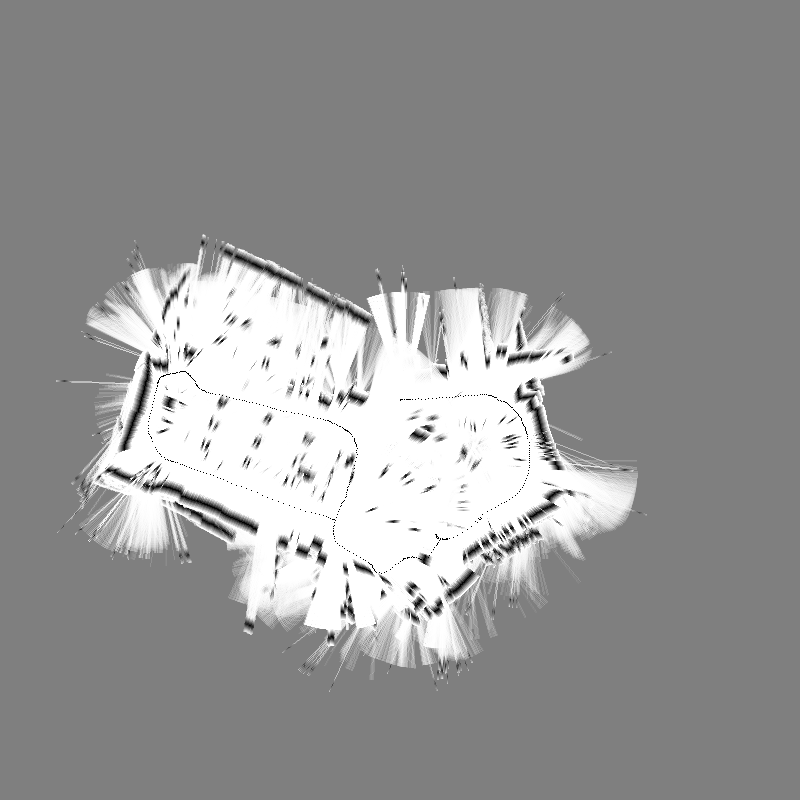
#> input picture radarCar0.58/test.png, 800 x 800 px
$ python maze_fit.py
#> lines starting #> are read from the running program, lines starting #| are printed output that depends on the picture; after the words box and inside, x2 and y2 are one past the last pixel; in counts of white or black regions, pixels touching at a corner belong together
import cv2
import numpy as np
import matplotlib.pyplot as plt

def process_maze(image_path):
    # Load the image in grayscale
#> called with image_path = 'test.png'
    image = cv2.imread(image_path, cv2.IMREAD_GRAYSCALE)
#> image is the input picture: shape (800, 800); min 0, max 255, mean 150.1

    # Threshold the image to separate walls (black) from walkable area (white/gray)
    _, thresholded = cv2.threshold(image, 127, 255, cv2.THRESH_BINARY_INV)
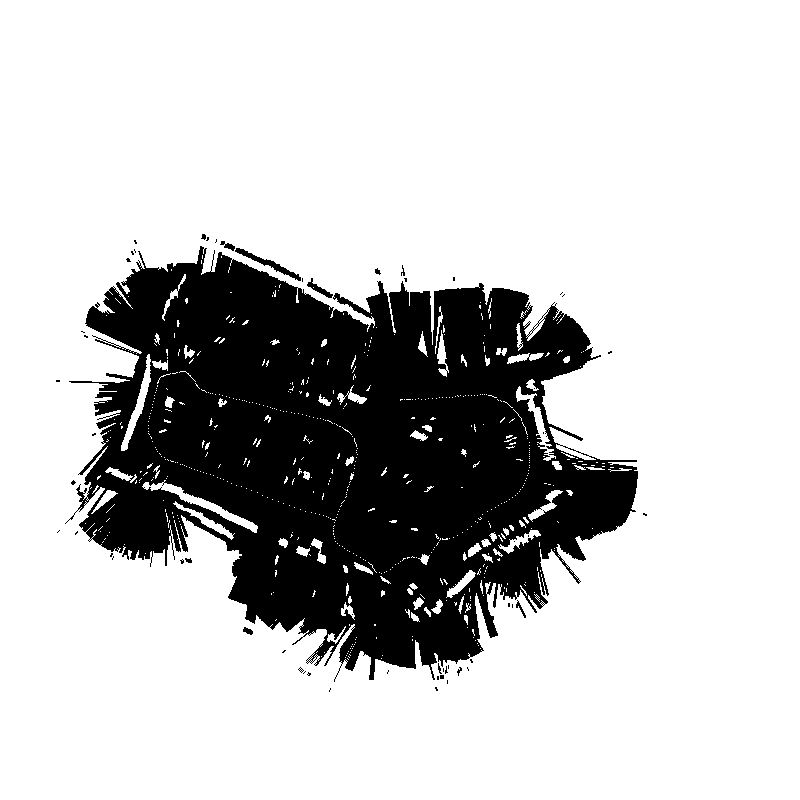
#> thresholded: shape (800, 800); 77.3% white; 59 black regions (47 under 20 px), largest, box (x1, y1, x2, y2) and area: (65, 246, 638, 682) 144352, (235, 248, 301, 281) 375, (307, 278, 333, 298) 147

    # Apply a median filter to remove small noise points
    filtered = cv2.medianBlur(thresholded, 5)
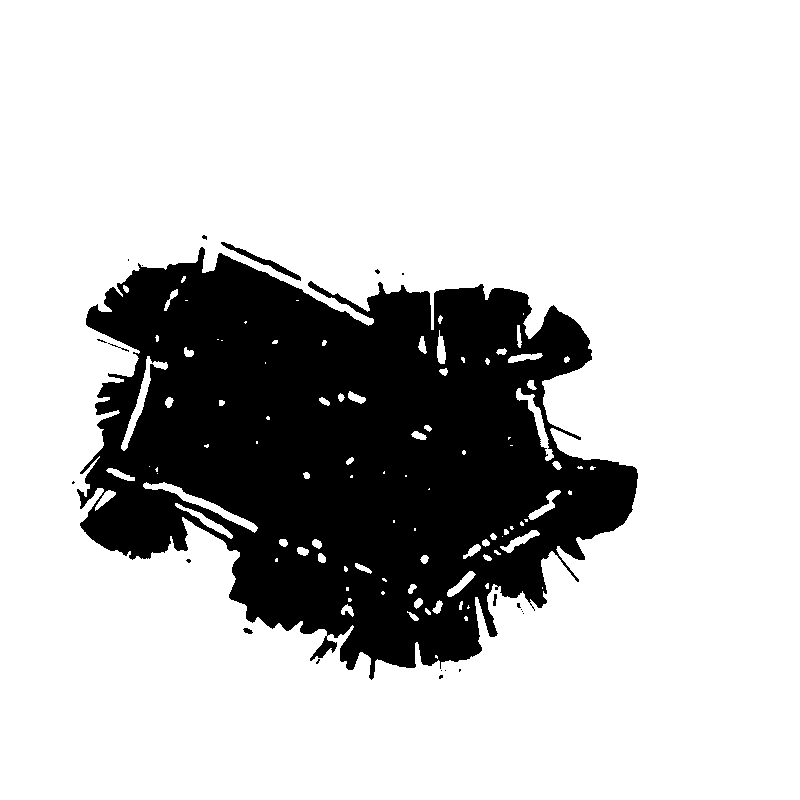
#> filtered: shape (800, 800); 76.9% white; 22 black regions (17 under 20 px), largest, box (x1, y1, x2, y2) and area: (77, 247, 638, 680) 147021, (221, 242, 301, 281) 435, (243, 628, 253, 634) 39, (493, 594, 497, 606) 34, (108, 343, 129, 352) 28

    # 找到所有轮廓
    contours, _ = cv2.findContours(filtered, cv2.RETR_EXTERNAL, cv2.CHAIN_APPROX_SIMPLE)
#> contours = [[[0, 0], [0, 799], [799, 799], [799, 0]]]

    # 创建全白底图（迷宫外部）
    maze_processed = np.ones_like(image, dtype=np.uint8) * 255

    # 画出最大轮廓（假设为外部区域）
    if contours:
        # 找到最大轮廓
        max_contour = max(contours, key=cv2.contourArea)
#> max_contour = [[0, 0], [0, 799], [799, 799], [799, 0]]
        # 填充最大轮廓为0（黑色，暂时作为掩码）
        cv2.drawContours(maze_processed, [max_contour], -1, (0,), thickness=cv2.FILLED)
#> maze_processed: shape (800, 800); every value is 0

    # 现在maze_processed为：外部255，内部0
    # 迷宫墙体mask
    wall_mask = filtered == 255
    # 迷宫内部mask（最大轮廓内，且不是墙体）
    inside_mask = (maze_processed == 0) & (~wall_mask)
    # 迷宫外部mask
    outside_mask = maze_processed == 255

    # 记录原图中像素值为127的点，作为外部掩码
    outside_mask_127 = image == 127
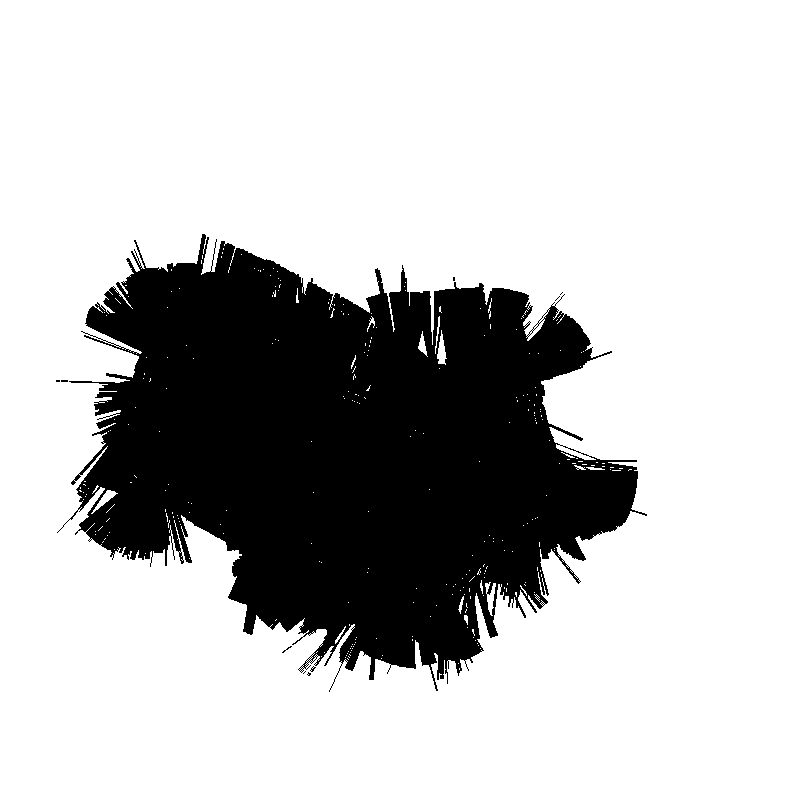
#> outside_mask_127: shape (800, 800) bool; 75.7% white; 10 black regions (9 under 20 px), largest, box (x1, y1, x2, y2) and area: (57, 234, 647, 692) 155724

    # 生成最终图像：外部255，内部浅绿色，墙体0
    final_img = np.ones((*image.shape, 3), dtype=np.uint8) * 255  # 三通道全白
    # 浅绿色 (BGR): (144, 238, 144)
    final_img[inside_mask] = (144, 238, 144)
    final_img[wall_mask] = (0, 0, 0)
    # 像素值为127的点强制设为白色
    final_img[outside_mask_127] = (255, 255, 255)

    # 显示结果
    plt.figure(figsize=(10, 10))
    plt.imshow(cv2.cvtColor(final_img, cv2.COLOR_BGR2RGB))
    plt.axis('off')
    plt.show()
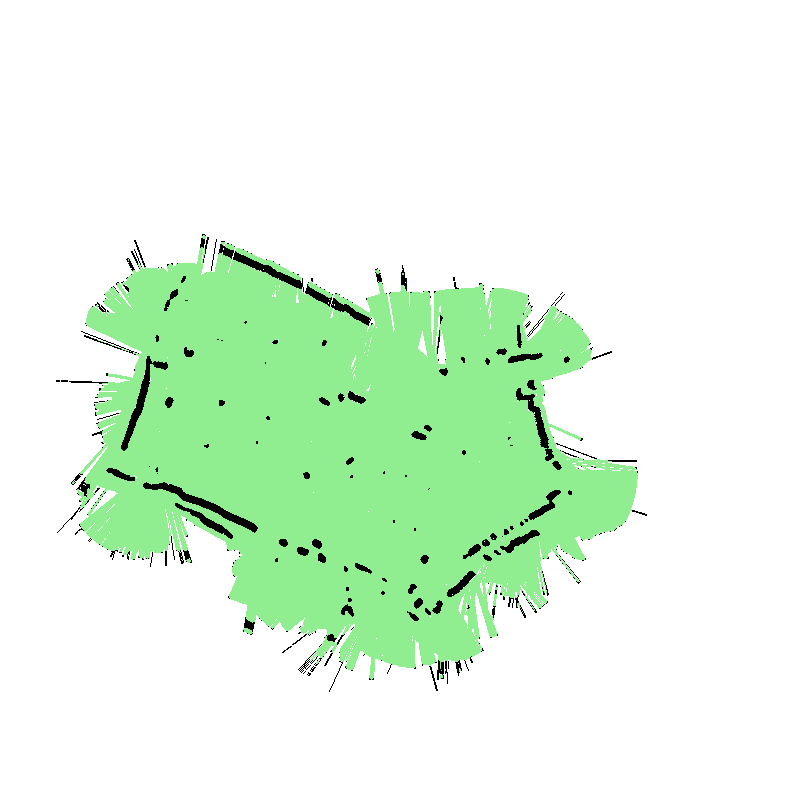
#> shown: shape (800, 800, 3); mean R, G, B 225.7, 247.1, 225.7

    # 保存处理后的图像到当前目录
    cv2.imwrite('maze_processed.png', final_img)

    return final_img

# Process the uploaded image
image_path = 'test.png'
processed_image = process_maze(image_path)
